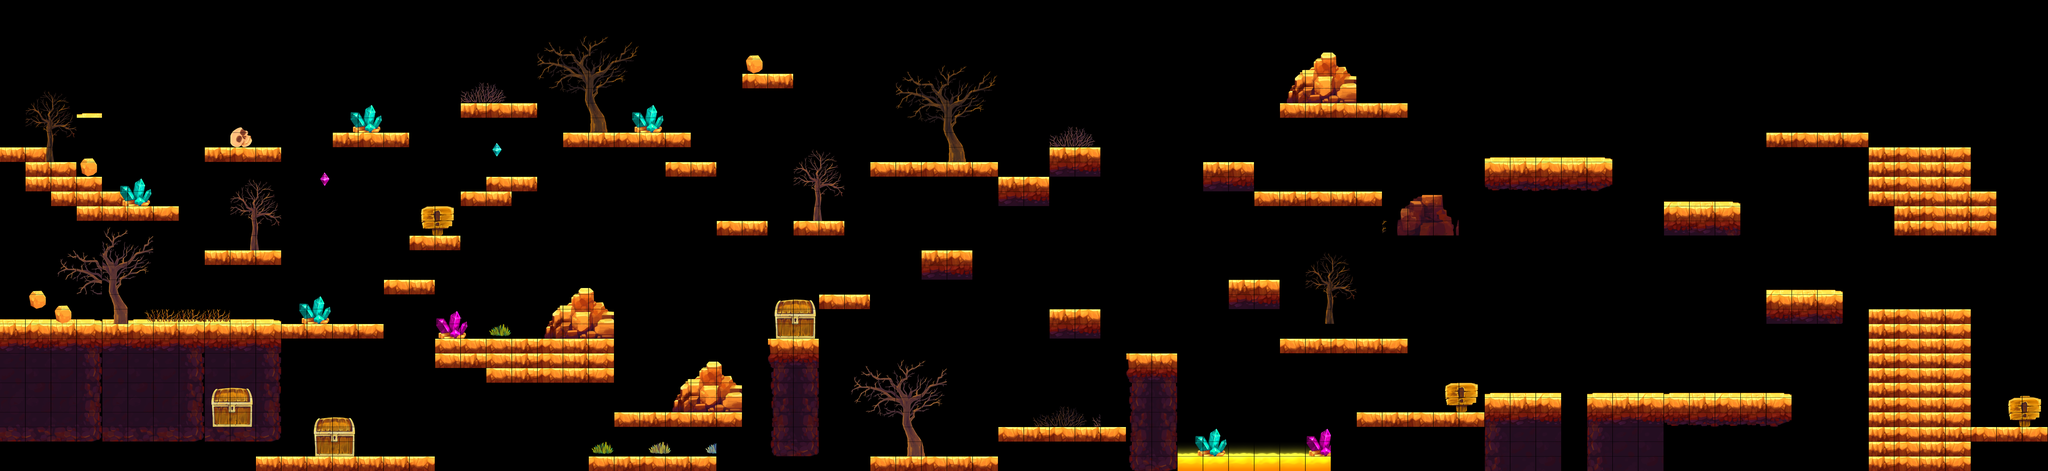

A 2D game scene composited from a Tiled map and its tileset images. What follows is a short description and the map's XML, with each tile layer's data collapsed to a summary:
An orthogonal 80x32 tile map with 113x65 px tiles, 2 tile layers (Main, Decoration) and 6 objects (Player).

<map version="1.10" tiledversion="1.11.2" orientation="orthogonal" renderorder="right-down" width="80" height="32" tilewidth="113" tileheight="65" infinite="0" nextlayerid="4" nextobjectid="1">
 <tileset firstgid="1" name="Spritesheet_tileset" tilewidth="111" tileheight="64" tilecount="448" columns="16">
  <image source="../graphics/Spritesheet_tileset.png" width="1792" height="1792" />
  <tile id="17">
   <objectgroup draworder="index" id="2">
    <object id="5" x="2.5" y="45" width="111" height="20" />
   </objectgroup>
  </tile>
  <tile id="18">
   <objectgroup draworder="index" id="2">
    <object id="1" x="1.5" y="42" width="111" height="24" />
   </objectgroup>
  </tile>
  <tile id="19">
   <objectgroup draworder="index" id="2">
    <object id="1" x="1.5" y="44" width="108.5" height="21" />
   </objectgroup>
  </tile>
  <tile id="20">
   <objectgroup draworder="index" id="2">
    <object id="1" x="1.5" y="42" width="112.5" height="21.5" />
   </objectgroup>
  </tile>
  <tile id="21">
   <objectgroup draworder="index" id="3">
    <object id="2" template="../tilesets/ss.tx" x="0.333333" y="43" />
   </objectgroup>
  </tile>
 </tileset>
 <layer id="1" name="Main" width="80" height="32">
  <data>[2560 cells, 486 non-empty, 111 distinct tile ids]</data>
 </layer>
 <layer id="2" name="Decoration" width="80" height="32">
  <data>[2560 cells, 249 non-empty, 135 distinct tile ids]</data>
 </layer>
 <objectgroup id="3" name="Entities">
  <object id="1" name="Player" x="320" y="320">
   <point />
  </object>
 </objectgroup>
</map>
